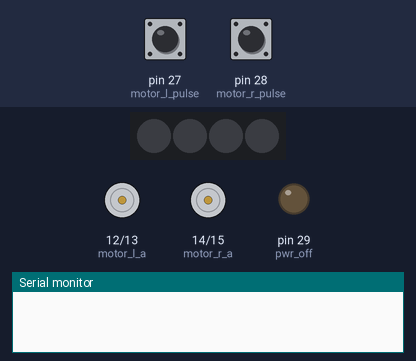
A sketch run on a simulated Arduino Mega 2560, built with avr-gcc and run on an emulated ATmega2560. On the bench: 4 RGB LEDs in strip order, left to right, motor-driver pin pairs drawn as motors (green arrow = first pin HIGH = forward, orange = second pin HIGH = backward, longer = more drive), output pins drawn as LEDs (lit = HIGH), the last lines printed to the serial monitor. The inputs (shaded band) are chosen by the test bench; at power-on: pin 27 (motor_l_pulse) LOW, pin 28 (motor_r_pulse) LOW.

Above: at 0.1 s.
At 1.1 s:
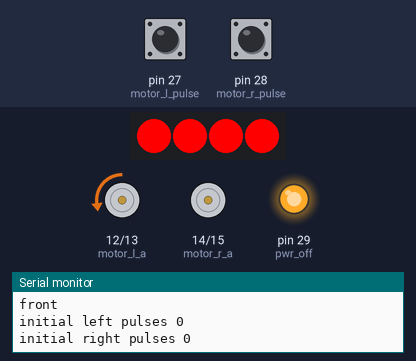
At 9.1 s:
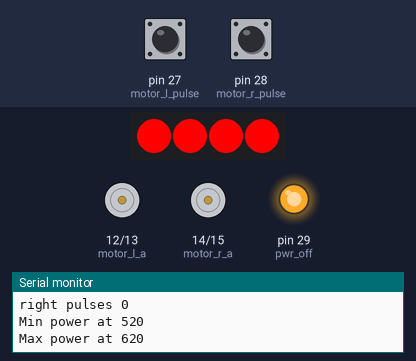
At 17.1 s:
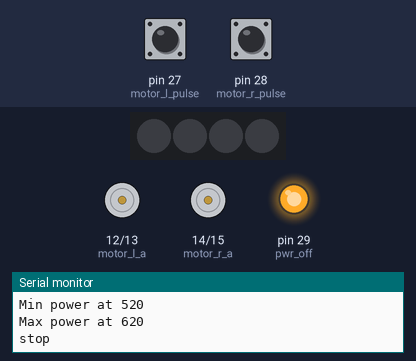
At 25.1 s:
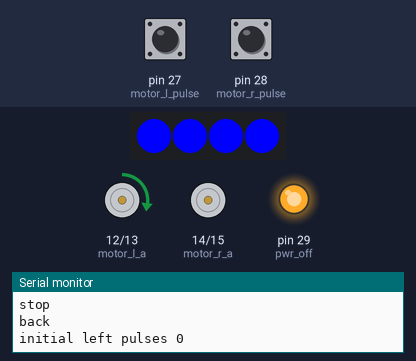
At 39.2 s:
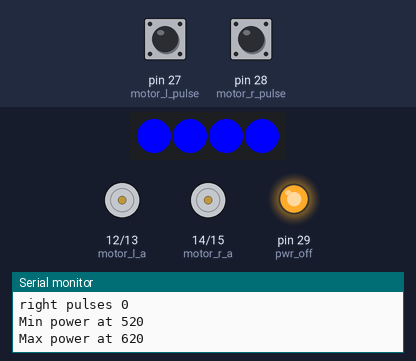
Timing chart, 0 to 40.7 s (numbered marks = the images above):
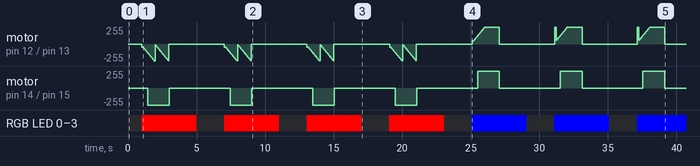

The sketch:

motors-straight-differential.ino
```cpp
#include <WS2812.h>
#define LEDCount 4   // Number of LEDs to drive
WS2812 LED(LEDCount);

//this is for the latest version of 17 MAR 2017 and ahead


const int rst_wifi = 0;   //wifi
const int opt_A = 1;    //opt
const int opt_B = 2;    //opt
const int spk_A = 3;    //spk
const int spk_B = 4;    //spk
const int miso = 5;       //miso

const int motor_l_pulse = 27;
const int motor_r_pulse = 28;

const int motor_l_a = 12;
const int motor_l_b = 13;

const int motor_r_a = 14;
const int motor_r_b = 15;

const int outputPin = 21;    //leds
const int pwr_off   = 29;    //pwr off

int time = 2000;
//int speed = 255;

const int straight_ticks = 400;

class PulseCounter
{ public:
    PulseCounter(int pin)
      : pin_(pin),
        pulses_(0), last_state_(digitalRead(pin))
    {
    }

    void count() {
      const int state = digitalRead(pin_);

      if (state == LOW && last_state_ == HIGH) {
        // Pulse start
        last_state_ = LOW;
      } else if (state == HIGH && last_state_ == LOW) {
        // Pulse end
        last_state_ = HIGH;

        ++pulses_;
      }
    }

    int pulses()const {
      return pulses_;
    }
  private:
    int pin_;

    int last_state_;
    int pulses_;
};


PulseCounter count_left(motor_l_pulse);
PulseCounter count_right(motor_r_pulse);

void pciSetup(byte pin)
{
  *digitalPinToPCMSK(pin) |= bit (digitalPinToPCMSKbit(pin));  // enable pin
  PCIFR  |= bit (digitalPinToPCICRbit(pin)); // clear any outstanding interrupt
  PCICR  |= bit (digitalPinToPCICRbit(pin)); // enable interrupt for the group
}

ISR (PCINT0_vect)
{
  noInterrupts();
  count_left.count();
  count_right.count();
  interrupts();
}


void setup() {
  pinMode(10, INPUT);
  pinMode(11, INPUT);
  delay(1000);
  LED.setOutput(outputPin);
  /* You may uncomment one of the following three lines to switch
    to a different data transmission sequence for your addressable LEDs.
    (These functions can be used at any point in your program as needed.)   */

  LED.setColorOrderRGB();  // Uncomment for RGB color order
  //LED.setColorOrderBRG();  // Uncomment for BRG color order
  //LED.setColorOrderGRB();  // Uncomment for GRB color order (Default; will be used if none other is defined.)

  pinMode(pwr_off, OUTPUT);
  digitalWrite(pwr_off, HIGH);

  pinMode(motor_l_pulse, INPUT);
  pinMode(motor_r_pulse, INPUT);

  pinMode(motor_l_a, OUTPUT);
  pinMode(motor_l_b, OUTPUT);
  pinMode(motor_r_a, OUTPUT);
  pinMode(motor_r_b, OUTPUT);

  pciSetup(motor_l_pulse);
  pciSetup(motor_r_pulse);


  /*
  Frequency of oscillation f =  (clock) / (2 * Divisor * TOP)
  These are all for 16MHz, calculate half for 8MHz
  Setting 	Divisor 	Frequency
  0x01 	 	1 	 	31372.55
  0x02 	 	8 	 	3921.16
  0x03          64 	 	490.20   <--DEFAULT
  0x04  	256 	 	122.55
  0x05 	 	1024 	 	30.64
  TCCR1B = (TCCR1B & 0b11111000) | <setting>;

  Setting 	Divisor 	Frequency
  0x01 	 	1  		31372.55
  0x02 	 	8 	 	3921.16
  0x03  	32  		980.39
  0x04 	 	64 	 	490.20   <--DEFAULT
  0x05 	 	128  		245.10
  0x06  	256  		122.55
  0x07 	 	1024  		30.64
  TCCR2B = (TCCR2B & 0b11111000) | <setting>;
  */

  //  TCCR1B = (TCCR1B & 0b11111000) | 0x01;
  //  TCCR2B = (TCCR2B & 0b11111000) | 0x01;


  Serial.begin(57600);
  Serial.println("Gogogo");
}

void loop() {
  int direction = 0;
  set_color(255, 0, 0);
  Serial.println("front");
  move_straight(straight_ticks);
  delay(time);

  set_color(0, 0, 0);
  Serial.println("stop");
  motorLeft( 0, direction);
  motorRight( 0, direction);
  delay(time);

 set_color(255, 0, 0);
  Serial.println("front");
  move_straight(straight_ticks);
  delay(time);

  set_color(0, 0, 0);
  Serial.println("stop");
  motorLeft( 0, direction);
  motorRight( 0, direction);
  delay(time);
   set_color(255, 0, 0);
  Serial.println("front");
  move_straight(straight_ticks);
  delay(time);

  set_color(0, 0, 0);
  Serial.println("stop");
  motorLeft( 0, direction);
  motorRight( 0, direction);
  delay(time);
   set_color(255, 0, 0);
  Serial.println("front");
  move_straight(straight_ticks);
  delay(time);

  set_color(0, 0, 0);
  Serial.println("stop");
  motorLeft( 0, direction);
  motorRight( 0, direction);
  delay(time);

  set_color(0, 0, 255);
  Serial.println("back");
  move_straight(-straight_ticks);
  delay(time);

  set_color(0, 0, 0);
  Serial.println("stop");
  motorLeft( 0, direction);
  motorRight( 0, direction);
  delay(time);

   set_color(0, 0, 255);
  Serial.println("back");
  move_straight(-straight_ticks);
  delay(time);

  set_color(0, 0, 0);
  Serial.println("stop");
  motorLeft( 0, direction);
  motorRight( 0, direction);
  delay(time);
   set_color(0, 0, 255);
  Serial.println("back");
  move_straight(-straight_ticks);
  delay(time);

  set_color(0, 0, 0);
  Serial.println("stop");
  motorLeft( 0, direction);
  motorRight( 0, direction);
  delay(time);

   set_color(0, 0, 255);
  Serial.println("back");
  move_straight(-straight_ticks);
  delay(time);

  set_color(0, 0, 0);
  Serial.println("stop");
  motorLeft( 0, direction);
  motorRight( 0, direction);
  delay(time);

  for (int i = 0; i < 100; i++) {
    set_color(0, 0, 0);
    delay(500);
    set_color(0, 255, 0);
    delay(500);
  }
  digitalWrite(pwr_off, LOW);
  while (1);
}


void set_color(int colorR, int colorG, int colorB) {
  for (int i = 0; i < LEDCount; i++) {
    cRGB value;
    value.b = colorB;
    value.g = colorG;
    value.r = colorR; // RGB Value -> Red Only
    LED.set_crgb_at(i, value); // Set value at LED found at index 0
  }

  LED.sync(); // Sends the data to the LEDs
  delay(10); // Wait (ms)
}

void move_straight(int pulses)
{
  count_left = PulseCounter(motor_l_pulse);    //reset the counters of pulses from encoders
  count_right = PulseCounter(motor_r_pulse);

  Serial.print("initial left pulses ");
  Serial.println(count_left.pulses());
  Serial.print("initial right pulses ");
  Serial.println(count_right.pulses());

 // const unsigned long sm = micros();
  int direction;
  if (pulses >= 0) {
    direction = 0;
  } else {
    direction = 1;
  }

  pulses = abs(pulses);

  unsigned long last_off_target = millis();
  const unsigned long started_move = millis();

  // Max should be <255 for bootstrap
  int min_power = 50, max_power = 150;
  // Grace period to start moving
  long last_not_moving = millis() + 100;

  while ((millis() - last_off_target) < 500 && (millis() - started_move) < 2000L) {
    const long now_millis = millis();
    const int iclp = count_left.pulses();  //from last time we reset the counters, how many pulses?
    const int icrp = count_right.pulses();
    const int max_pulses = max(iclp, icrp);
    const boolean mismatch = abs(int(iclp) - int(icrp)) > 15;
    const boolean arrived = max_pulses >= pulses;

    if (!arrived || mismatch) {
      last_off_target = millis();
    }

    const int avg_pulses = (count_left.pulses() + count_right.pulses()) / 2;
    const int triangle = (avg_pulses > pulses / 2) ? 2*(pulses - avg_pulses) : 4*avg_pulses; // decreasing speed : increasing   (used to be for the original S+I motor model (pulses - 16 * avg_pulses) : 2*avg_pulses; )
    const int mtr_speed = max(min_power, min(max_power, min_power + triangle));
   // Serial.println(mtr_speed);

    const long bump_min_speed_frequency = 20;
    if (max_pulses < 5 && (now_millis - last_not_moving) > bump_min_speed_frequency) {
      last_not_moving += bump_min_speed_frequency;
      min_power += 5;
      max_power += 5;
    }

    if (!arrived) {
      if (mismatch) {
        if (iclp >  icrp) {
          motorLeft( 0, direction);
          motorRight( mtr_speed, direction);
        } else {
          motorLeft( mtr_speed, direction);
          motorRight( 0, direction);
        }
      } else {
        motorRight( mtr_speed, direction);
        motorLeft( mtr_speed, direction);
      }
    } else {
      if (abs(int(iclp) - int(icrp)) < 5) {
        motorRight( 0, direction);
        motorLeft( 0, direction);
      } else {
        if (iclp > icrp) {
          motorLeft( 0, direction);
          motorRight( min_power, direction);
        } else {
          motorLeft( min_power, direction);
          motorRight( 0, direction);
        }
      }
    }
  }
  motorRight( 0, direction);
  motorLeft( 0, direction);
  //for debug only

  Serial.print("left pulses ");
  Serial.println(count_left.pulses());
  Serial.print("right pulses ");
  Serial.println(count_right.pulses());
  Serial.print("Min power at ");
  Serial.println(min_power);
  Serial.print("Max power at ");
  Serial.println(max_power);


}


void motorLeft( int speed, int direction) {
  // if (speed > 235) speed = 235;
  if (!speed) {
    analogWrite(motor_l_a, 0);
    analogWrite(motor_l_b, 0);
    digitalWrite(motor_r_a, LOW);
    digitalWrite(motor_r_b, LOW);
  } else {
    if (!direction) {
      analogWrite(motor_l_a, 0);
      analogWrite(motor_l_b, speed);
    } else {
      analogWrite(motor_l_a, speed);
      analogWrite(motor_l_b, 0);
    }
  }
}

void motorRight( int speed, int direction) {
  // if (speed > 235) speed = 235;
  if (!speed) {
    analogWrite(motor_r_a, 0);
    analogWrite(motor_r_b, 0);
    digitalWrite(motor_r_a, LOW);
    digitalWrite(motor_r_b, LOW);
  } else {
    if (!direction) {
      analogWrite(motor_r_a, 0);
      analogWrite(motor_r_b, speed);
    } else {
      analogWrite(motor_r_a, speed);
      analogWrite(motor_r_b, 0);
    }
  }
}
```

Measured:
- by itself, RGB LED 0–3: off → RGB(255, 0, 0) at 1.0 s, → off 4.0 s later, → RGB(255, 0, 0) 2.0 s later, → off 4.0 s later, … (13 changes in this stretch)
- by itself, motor on pin 14 (motor_r_a) / pin 15 (motor_r_b): stopped → backward 255/255 at 1.4 s, → stopped 1.6 s later, → backward 255/255 4.4 s later, → stopped 1.6 s later, … (14 changes in this stretch)
